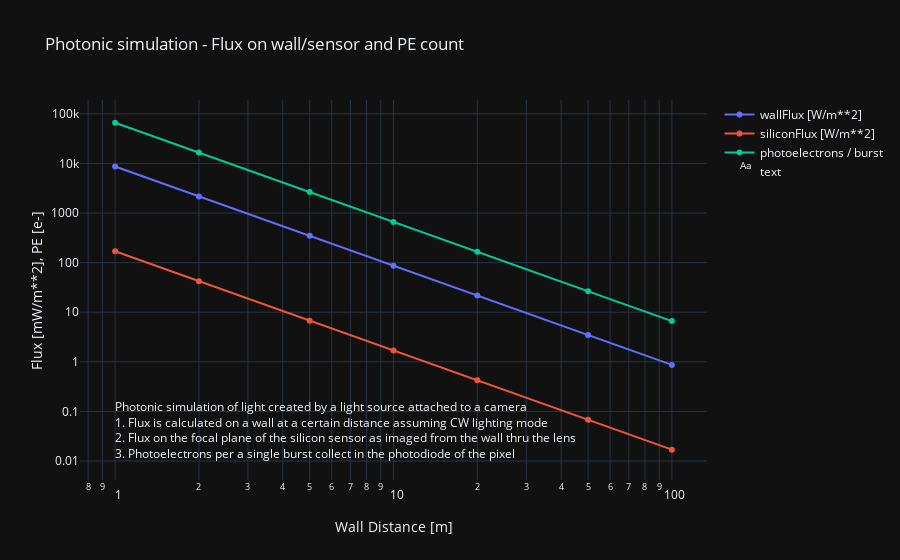

The notebook cell saved with this chart:
### Code cell
import numpy as np
from plotly.offline import init_notebook_mode, iplot 
import plotly.graph_objs as go
init_notebook_mode(connected=True)  # for Jupyter Lab notebook

photonic = Photonic(config='Cfg2')

dist_vec = np.array([1,2,5,10,20,50,100])
trace0 = go.Scatter(x=dist_vec,
                    y=1000 * photonic.wallFlux(dist_vec=dist_vec), mode='lines+markers',  # Select 'lines', 'markers' or 'lines+markers'
                    name='wallFlux [W/m**2]')
trace1 = go.Scatter(x=dist_vec,
                    y=1000 * photonic.siliconFlux2(dist_vec=dist_vec), mode='lines+markers',
                    name='siliconFlux [W/m**2]')
trace2 = go.Scatter(x=dist_vec,
                    y=photonic.photoelectron2(dist_vec=dist_vec), mode='lines+markers',
                    name='photoelectrons / burst')
trace3 = go.Scatter(x=[1],
                    y=[0.01], mode='text', textposition='top right',
                    name='text', text=['Photonic simulation of light created by a light source attached to a camera<br>'
                    +'1. Flux is calculated on a wall at a certain distance assuming CW lighting mode<br>'
                    +'2. Flux on the focal plane of the silicon sensor as imaged from the wall thru the lens<br>'
                    +'3. Photoelectrons per a single burst collect in the photodiode of the pixel'])

data = [trace0, trace1, trace2, trace3]

layout = {'title': 'Photonic simulation - Flux on wall/sensor and PE count',
          'xaxis': {'title': 'Wall Distance [m]',
                    'type': 'log'},  # Select 'log' or 'linear'
          'yaxis': {'title': 'Flux [mW/m**2], PE [e-]',
                    'type': 'log'},  # Select 'log' or 'linear'
          'template': 'plotly_dark',
          'barmode': 'group',
          'hovermode': 'x'}

iplot({'data': data, 'layout': layout})

### Figure 1 — Plotly figure (JSON) as saved in the notebook; plotly's stock layout.template omitted (floating-point values rounded to 4 significant figures)
{"data": [{"mode": "lines+markers", "name": "wallFlux [W/m**2]", "type": "scatter", "x": [1, 2, 5, 10, 20, 50, 100], "y": [8663.0, 2166.0, 346.5, 86.63, 21.66, 3.465, 0.8663]}, {"mode": "lines+markers", "name": "siliconFlux [W/m**2]", "type": "scatter", "x": [1, 2, 5, 10, 20, 50, 100], "y": [169.2, 42.3, 6.768, 1.692, 0.423, 0.06768, 0.01692]}, {"mode": "lines+markers", "name": "photoelectrons / burst", "type": "scatter", "x": [1, 2, 5, 10, 20, 50, 100], "y": [66160.0, 16540.0, 2646.0, 661.6, 165.4, 26.46, 6.616]}, {"mode": "text", "name": "text", "text": ["Photonic simulation of light created by a light source attached to a camera<br>1. Flux is calculated on a wall at a certain distance assuming CW lighting mode<br>2. Flux on the focal plane of the silicon sensor as imaged from the wall thru the lens<br>3. Photoelectrons per a single burst collect in the photodiode of the pixel"], "textposition": "top right", "type": "scatter", "x": [1], "y": [0.01]}], "layout": {"autosize": true, "barmode": "group", "hovermode": "x", "title": {"text": "Photonic simulation - Flux on wall/sensor and PE count"}, "xaxis": {"autorange": true, "range": [-0.1306, 2.131], "title": {"text": "Wall Distance [m]"}, "type": "log"}, "yaxis": {"autorange": true, "range": [-2.385, 5.312], "title": {"text": "Flux [mW/m**2], PE [e-]"}, "type": "log"}}}
